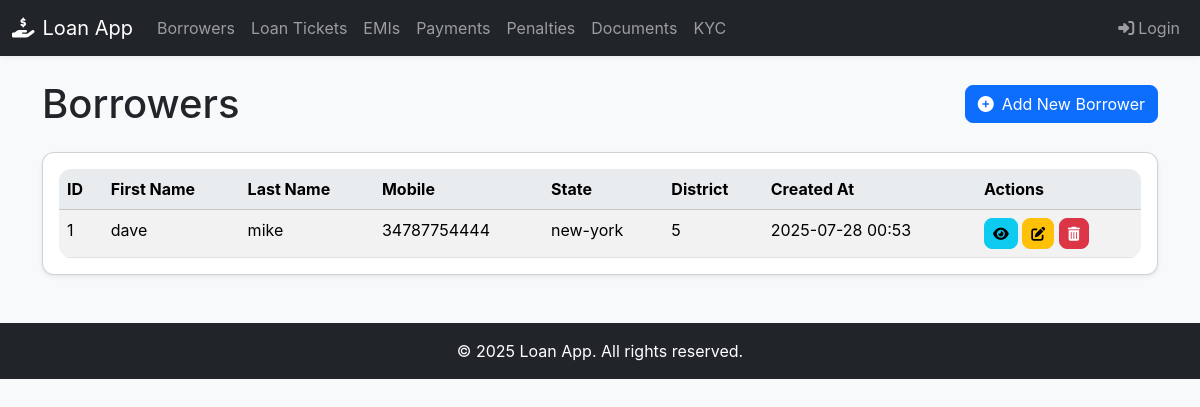
The page /loan_app/borrowers/ on the database its author committed.
### loan_app/models.py (models this page shows, shortened)
class Borrower(models.Model):
    first_name = models.CharField(max_length=50, null=False, blank=False)
    last_name = models.CharField(max_length=50, null=False, blank=False)
    mobile = models.CharField(max_length=15, null=False, blank=False)
    alternate_mobile = models.CharField(max_length=15, blank=True, null=True) # Can be null or blank
    state = models.CharField(max_length=50, null=False, blank=False)
    district = models.CharField(max_length=50, null=False, blank=False)
    pincode = models.CharField(max_length=10, null=False, blank=False) # Pincode can have leading zeros, better as CharField
    address = models.CharField(max_length=250, null=False, blank=False)
    account_number = models.CharField(max_length=50, null=False, blank=False)
    ifsc_code = models.CharField(max_length=11, null=False, blank=False)
    bank_name = models.CharField(max_length=50, null=False, blank=False)
    branch_name = models.CharField(max_length=50, null=False, blank=False)
    created_at = models.DateTimeField(auto_now_add=True)
    class Meta:
        verbose_name = "Borrower"
        verbose_name_plural = "Borrowers"
        ordering = ['-created_at'] # Order by creation date, newest first

### loan_app/views.py (the view)
# urls.py: path('borrowers/', views.BorrowerListView.as_view(), name='borrower_list'),
class BorrowerListView(ListView):
    model = Borrower
    template_name = 'loan_app/borrower_list.html'
    context_object_name = 'borrowers'
    paginate_by = 10

### loan_app/templates/loan_app/borrower_list.html (shortened to what this page needs)
{% extends 'base.html' %}
{% block content %}
<div class="d-flex justify-content-between align-items-center mb-4">
    <h1 class="mb-0">Borrowers</h1>
    <a href="{% url 'borrower_create' %}" class="btn btn-primary">
        <i class="fas fa-plus-circle me-2"></i>Add New Borrower
    </a>
</div>
<div class="card shadow-sm">
    <div class="card-body">
        {% if borrowers %}
            <div class="table-responsive">
                <table class="table table-striped table-hover mb-0">
                    <thead class="table-light">
                        <tr>
                            <th>ID</th>
                            <th>First Name</th>
                            <th>Last Name</th>
                            <th>Mobile</th>
                            <th>State</th>
                            <th>District</th>
                            <th>Created At</th>
                            <th>Actions</th>
                        </tr>
                    </thead>
                    <tbody>
                        {% for borrower in borrowers %}
                            <tr>
                                <td>{{ borrower.id }}</td>
                                <td>{{ borrower.first_name }}</td>
                                <td>{{ borrower.last_name }}</td>
                                <td>{{ borrower.mobile }}</td>
                                <td>{{ borrower.state }}</td>
                                <td>{{ borrower.district }}</td>
                                <td>{{ borrower.created_at|date:"Y-m-d H:i" }}</td>
                                <td>
                                    <a href="{% url 'borrower_detail' borrower.pk %}" class="btn btn-info btn-sm" title="View Details">
                                        <i class="fas fa-eye"></i>
                                    </a>
                                    <a href="{% url 'borrower_update' borrower.pk %}" class="btn btn-warning btn-sm" title="Edit">
                                        <i class="fas fa-edit"></i>
                                    </a>
                                    <a href="{% url 'borrower_delete' borrower.pk %}" class="btn btn-danger btn-sm" title="Delete">
                                        <i class="fas fa-trash-alt"></i>
                                    </a>
                                </td>
                            </tr>
                        {% endfor %}
                    </tbody>
                </table>
            </div>
        {% else %}
            <p class="text-center py-4">No borrowers found. <a href="{% url 'borrower_create' %}">Add one now!</a></p>
        {% endif %}
    </div>
</div>
{% endblock %}

### loan_app/templates/base.html (style rules this page uses)
body { font-family: 'Inter', sans-serif; background-color: #f8f9fa; }
.card { border-radius: 0.75rem; box-shadow: 0 0.125rem 0.25rem rgba(0, 0, 0, 0.075); }
.btn { border-radius: 0.5rem; }
.table { border-radius: 0.75rem; overflow: hidden; }
.table thead th { background-color: #e9ecef; }

### rows shown on the page
Borrower: id "1", first_name "dave", last_name "mike", mobile "34787754444", state "new-york", district "5", created_at "2025-07-28 00:53"
